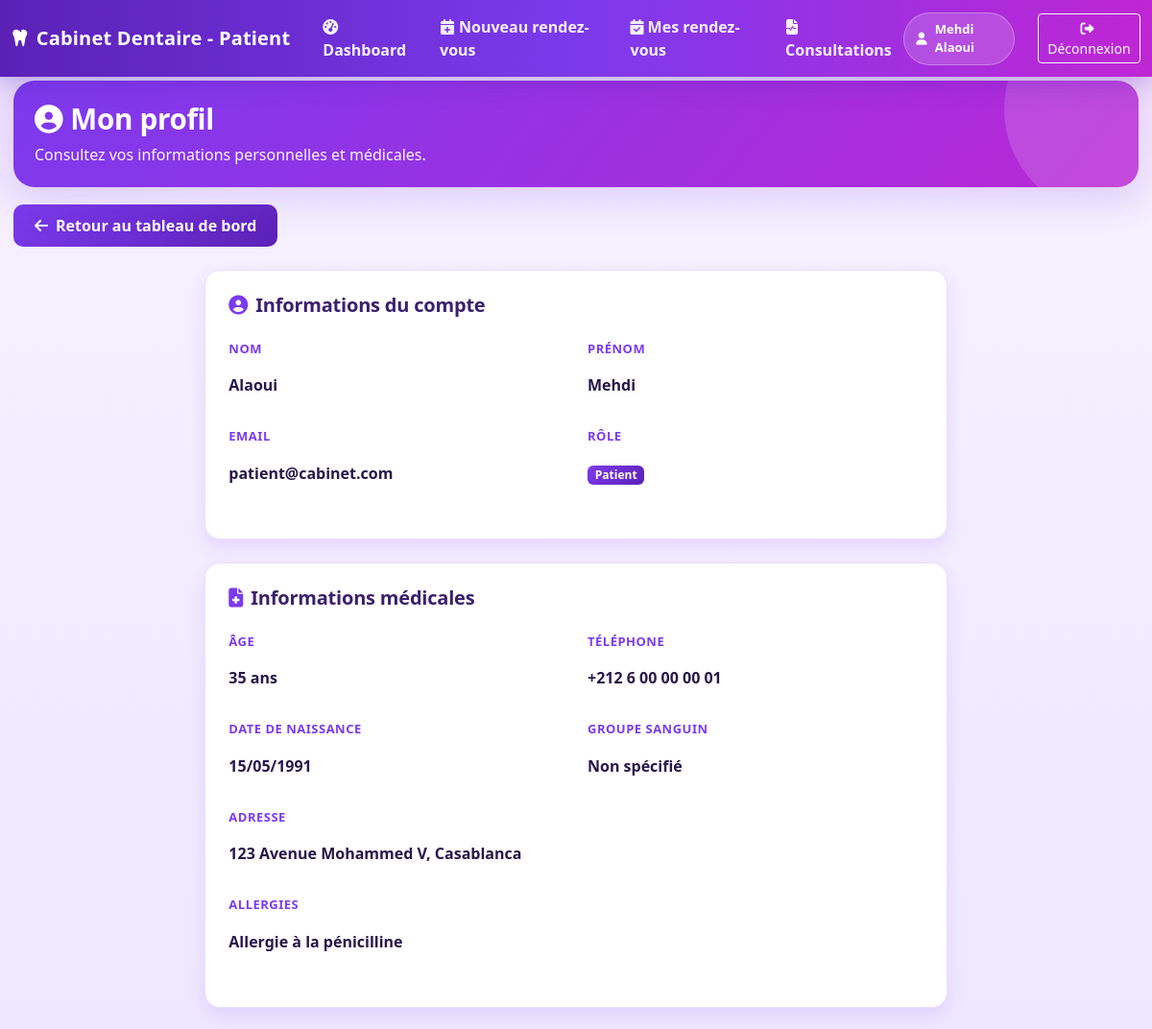
/public/index.php?route=/patient/profile (signed in), run on the app's committed database.
### tables this page shows
CREATE TABLE patients (
    id INT AUTO_INCREMENT PRIMARY KEY,
    user_id INT NOT NULL,
    age INT,
    telephone VARCHAR(20),
    adresse TEXT,
    date_naissance DATE,
    groupe_sanguin VARCHAR(5),
    allergies TEXT,
    observations TEXT,
    created_at TIMESTAMP DEFAULT CURRENT_TIMESTAMP,
    FOREIGN KEY (user_id) REFERENCES users(id) ON DELETE CASCADE,
    KEY idx_user_id (user_id)
);

CREATE TABLE users (
    id INT AUTO_INCREMENT PRIMARY KEY,
    nom VARCHAR(100) NOT NULL,
    prenom VARCHAR(100) NOT NULL,
    email VARCHAR(150) UNIQUE NOT NULL,
    password VARCHAR(255) NOT NULL,
    role ENUM('admin','dentiste','secretaire','patient') NOT NULL DEFAULT 'patient',
    created_at TIMESTAMP DEFAULT CURRENT_TIMESTAMP,
    KEY idx_email (email),
    KEY idx_role (role)
);

### app/core/controller.php (called while the page is built, shortened)
<?php
class Controller
{
    public function view($viewName, $data = [])
    {
        $viewPath = __DIR__ . '/../views/' . str_replace('.', '/', $viewName) . '.php';
        include $viewPath;
    }
}

### app/controllers/PatientController.php (called while the page is built, shortened)
<?php
class PatientController extends Controller
{
    public function profile()
    {
        $user = Auth::user();
        $patientModel = new Patient();
        $patient = $patientModel->findByUserId($user['id']);
        $this->view('patient.profil', [
            'user' => $user,
            'patient' => $patient
        ]);
    }
}

### app/core/Auth.php (called while the page is built, shortened)
<?php
class Auth
{
    public static function check()
    {
        return isset($_SESSION['user_id']);
    }
    public static function user()
    {
        if (self::check()) {
            return [
                'id' => $_SESSION['user_id'] ?? null,
                'nom' => $_SESSION['user_nom'] ?? '',
                'prenom' => $_SESSION['user_prenom'] ?? '',
                'email' => $_SESSION['user_email'] ?? '',
                'role' => $_SESSION['user_role'] ?? ''
            ];
        }
        return null;
    }
}

### app/core/Model.php (called while the page is built, shortened)
<?php
class Model
{
    public function __construct()
    {
        try {
            $db = new Database();
            $this->pdo = $db->getPdo();
        } catch (Exception $e) {
            $this->debug_messages[] = "✗ Erreur initialisation Model : " . $e->getMessage();
        }
    }
}

### app/core/Database.php (called while the page is built, shortened)
<?php
class Database
{
    private $host = DB_HOST;
    private $dbname = DB_NAME;
    private $username = DB_USER;
    private $password = DB_PASSWORD;
    private $charset = DB_CHARSET;
    private $port = DB_PORT;
    private $pdo = null;
    public $debug_messages = [];
    private function loadConfiguration()
    {
        $configFile = ROOT_PATH . '/config.php';
        $this->host = defined('DB_HOST') ? DB_HOST : $this->host;
        $this->dbname = defined('DB_NAME') ? DB_NAME : $this->dbname;
        $this->username = defined('DB_USER') ? DB_USER : $this->username;
        $this->password = defined('DB_PASSWORD') ? DB_PASSWORD : $this->password;
        $this->port = defined('DB_PORT') ? (int) DB_PORT : $this->port;
        $this->charset = defined('DB_CHARSET') ? DB_CHARSET : $this->charset;
    }
    public function connect()
    {
        try {
            $hostsToTry = [$this->host];
            foreach (array_unique($hostsToTry) as $host) {
                try {
                    $dsn = "mysql:host={$host};port={$this->port};dbname={$this->dbname};charset={$this->charset}";
                    $this->pdo = new PDO($dsn, $this->username, $this->password, [
                        PDO::ATTR_ERRMODE => PDO::ERRMODE_EXCEPTION,
                        PDO::ATTR_DEFAULT_FETCH_MODE => PDO::FETCH_ASSOC,
                        PDO::ATTR_EMULATE_PREPARES => false,
                    ]);
                    $message = "✓ Connexion PDO réussie (host: {$host}, port: {$this->port}, dbname: {$this->dbname})";
                    $this->debug_messages[] = $message;
                    return $this->pdo;
                } catch (PDOException $e) {
                    $lastException = $e;
                }
            }
            throw new PDOException("Connexion PDO impossible sans message d'erreur.");
        } catch (PDOException $e) {
            $message = "✗ ERREUR PDO : " . $e->getMessage();
            $this->debug_messages[] = $message;
            die($message);
        }
    }
    public function getPdo()
    {
        return $this->pdo;
    }
    public function getDebugMessages()
    {
        return $this->debug_messages;
    }
}

### app/models/Patient.php (called while the page is built, shortened)
<?php
class Patient extends Model
{
    public function findByUserId($user_id)
    {
        try {
            $query = "SELECT p.*, u.nom, u.prenom, u.email FROM patients p
                     JOIN users u ON p.user_id = u.id
                     WHERE p.user_id = :user_id LIMIT 1";
            $stmt = $this->pdo->prepare($query);
            $stmt->bindParam(':user_id', $user_id);
            $stmt->execute();
            return $stmt->fetch(PDO::FETCH_ASSOC) ?: false;
        } catch (PDOException $e) {
            return false;
        }
    }
}

### app/views/patient/profil.php (the view, shortened to what this page needs)
<!DOCTYPE html>
<html lang="fr">
<head>
    <link href="https://cdn.jsdelivr.net/npm/bootstrap@5.3.0/dist/css/bootstrap.min.css" rel="stylesheet">
    <link href="https://cdnjs.cloudflare.com/ajax/libs/font-awesome/6.4.0/css/all.min.css" rel="stylesheet">
    <link href="css/patient-theme.css" rel="stylesheet">
</head>
<body class="patient-body">
    <nav class="navbar navbar-expand-lg topbar fixed-top">
        <div class="container-fluid">
            <a class="navbar-brand" href="index.php?route=/patient/dashboard">
                <i class="fas fa-tooth me-2"></i>Cabinet Dentaire - Patient
            </a>
            <div class="collapse navbar-collapse" id="navbarNav">
                <ul class="navbar-nav me-auto">
                <li class="nav-item">
                        <a class="nav-link active" href="index.php?route=/patient/dashboard">
                            <i class="fas fa-tachometer-alt me-1"></i>Dashboard
                        </a>
                    </li>
                    <li class="nav-item">
                        <a class="nav-link" href="index.php?route=/patient/rendez-vous/create">
                            <i class="fas fa-calendar-plus me-1"></i>Nouveau rendez-vous
                        </a>
                    </li>
                    <li class="nav-item">
                        <a class="nav-link" href="index.php?route=/patient/rendez-vous">
                            <i class="fas fa-calendar-check me-1"></i>Mes rendez-vous
                        </a>
                    </li>
                    <li class="nav-item">
                        <a class="nav-link" href="index.php?route=/patient/consultations">
                            <i class="fas fa-file-medical-alt me-1"></i>Consultations
                        </a>
                    </li>
                </ul>
                <div class="d-flex align-items-center">
                    <div class="patient-pill">
                        <i class="fas fa-user"></i>
                        <?php echo htmlspecialchars(($user['prenom'] ?? '') . ' ' . ($user['nom'] ?? '')); ?>
                    </div>
                    <a href="index.php?route=/logout" class="btn btn-outline-light btn-sm ms-3">
                        <i class="fas fa-sign-out-alt me-1"></i>Déconnexion
                    </a>
                </div>
            </div>
        </div>
    </nav>
    <div class="dashboard">
        <section class="welcome-banner">
            <h1 class="welcome-title"><i class="fas fa-user-circle me-2"></i>Mon profil</h1>
            <p class="welcome-sub">Consultez vos informations personnelles et médicales.</p>
        </section>
        <a href="index.php?route=/patient/dashboard" class="btn btn-retour mb-4">
            <i class="fas fa-arrow-left me-2"></i>Retour au tableau de bord
        </a>
        <div class="row justify-content-center">
            <div class="col-lg-8">
                <div class="panel p-4 mb-4">
                    <h4 class="panel-title h5 mb-4"><i class="fas fa-user-circle me-2 text-primary"></i>Informations du compte</h4>
                    <div class="row">
                        <div class="col-md-6 mb-3">
                            <p class="info-label">Nom</p>
                            <p class="info-value"><?php echo htmlspecialchars($user['nom'] ?? ''); ?></p>
                        </div>
                        <div class="col-md-6 mb-3">
                            <p class="info-label">Prénom</p>
                            <p class="info-value"><?php echo htmlspecialchars($user['prenom'] ?? ''); ?></p>
                        </div>
                        <div class="col-md-6 mb-3">
                            <p class="info-label">Email</p>
                            <p class="info-value"><?php echo htmlspecialchars($user['email'] ?? ''); ?></p>
                        </div>
                        <div class="col-md-6 mb-3">
                            <p class="info-label">Rôle</p>
                            <p class="info-value"><span class="badge bg-primary">Patient</span></p>
                        </div>
                    </div>
                </div>
                <div class="panel p-4">
                    <h4 class="panel-title h5 mb-4"><i class="fas fa-file-medical me-2 text-primary"></i>Informations médicales</h4>
                    <div class="row">
                        <div class="col-md-6 mb-3">
                            <p class="info-label">Âge</p>
                            <p class="info-value"><?php echo htmlspecialchars($patient['age'] ?? 'Non spécifié'); ?> ans</p>
                        </div>
                        <div class="col-md-6 mb-3">
                            <p class="info-label">Téléphone</p>
                            <p class="info-value"><?php echo htmlspecialchars($patient['telephone'] ?? 'Non spécifié'); ?></p>
                        </div>
                        <div class="col-md-6 mb-3">
                            <p class="info-label">Date de naissance</p>
                            <p class="info-value"><?php echo !empty($patient['date_naissance']) ? date('d/m/Y', strtotime($patient['date_naissance'])) : 'Non spécifiée'; ?></p>
                        </div>
                        <div class="col-md-6 mb-3">
                            <p class="info-label">Groupe sanguin</p>
                            <p class="info-value"><?php echo htmlspecialchars($patient['groupe_sanguin'] ?? 'Non spécifié'); ?></p>
                        </div>
                        <div class="col-12 mb-3">
                            <p class="info-label">Adresse</p>
                            <p class="info-value"><?php echo htmlspecialchars($patient['adresse'] ?? 'Non spécifiée'); ?></p>
                        </div>
                        <div class="col-12 mb-3">
                            <p class="info-label">Allergies</p>
                            <p class="info-value"><?php echo htmlspecialchars($patient['allergies'] ?? 'Aucune'); ?></p>
                        </div>
                    </div>
                </div>
            </div>
        </div>
    </div>
</body>
</html>

### public/css/patient-theme.css (style rules this page uses)
:root { --bg: #f7f2ff; --surface: #ffffff; --surface-alt: #fbf8ff; --text: #28174a; --muted: #6f6290; --line: #e8ddff; --primary: #7c3aed; --primary-dark: #5b21b6; --pink: #c026d3; --warn: #d97706; --ok: #15803d; --shadow: 0 16px 36px rgba(124, 58, 237, 0.16); --shadow-sm: 0 8px 18px rgba(124, 58, 237, 0.12); --accent-gradient: linear-gradient(135deg, var(--primary), var(--pink)); }
body.patient-body { margin: 0; color: var(--text); font-family: "Segoe UI", system-ui, -apple-system, sans-serif; background: radial-gradient(1200px 500px at -10% -5%, rgba(124, 58, 237, 0.2), transparent 60%), radial-gradient(1000px 420px at 100% 0%, rgba(192, 38, 211, 0.14), transparent 55%), var(--bg); padding-top: 84px; }
html, body { min-height: 100%; }
body.patient-body { min-height: 100vh; background: radial-gradient(1200px 500px at -10% -5%, rgba(124, 58, 237, 0.2), transparent 60%), radial-gradient(1000px 420px at 100% 0%, rgba(192, 38, 211, 0.14), transparent 55%), linear-gradient(180deg, #f7f2ff 0%, #efe7ff 100%); background-attachment: fixed; background-repeat: no-repeat; background-size: cover; }
.topbar { background: linear-gradient(90deg, #5b21b6 0%, #7c3aed 50%, #c026d3 100%); box-shadow: 0 8px 24px rgba(91, 33, 182, 0.3); }
.topbar .navbar-brand { color: #fff !important; font-weight: 800; letter-spacing: 0.2px; }
.topbar .nav-link { color: rgba(255, 255, 255, 0.92) !important; font-weight: 600; border-radius: 10px; padding: 8px 12px !important; margin-left: 6px; }
.patient-pill { display: flex; align-items: center; gap: 8px; color: #fff; background: rgba(255, 255, 255, 0.16); border: 1px solid rgba(255, 255, 255, 0.28); border-radius: 999px; padding: 7px 12px; font-size: 13px; font-weight: 700; margin-right: 8px; }
.dashboard { max-width: 1280px; margin: 0 auto; padding: 0 14px 22px; }
.welcome-banner { background: linear-gradient(130deg, rgba(124, 58, 237, 0.95), rgba(192, 38, 211, 0.9)), #7c3aed; color: #fff; border-radius: 22px; padding: 22px; box-shadow: var(--shadow); position: relative; overflow: hidden; margin-bottom: 18px; }
.welcome-banner::after { content: ""; position: absolute; right: -80px; top: -80px; width: 220px; height: 220px; border-radius: 50%; background: rgba(255, 255, 255, 0.15); }
.welcome-title { margin: 0; font-size: clamp(1.3rem, 2.6vw, 1.85rem); font-weight: 900; letter-spacing: -0.3px; }
.welcome-sub { margin: 0.45rem 0 0; opacity: 0.94; max-width: 780px; }
.panel { background: var(--surface); border: 1px solid var(--line); border-radius: 16px; box-shadow: var(--shadow-sm); }
.panel-title { margin: 0; font-weight: 900; letter-spacing: -0.2px; color: #3b206d; }
.patient-body .text-primary { color: var(--primary) !important; }
.patient-body .btn-submit, .patient-body .btn-retour { background: linear-gradient(135deg, var(--primary), var(--primary-dark)); border: none; color: #fff; border-radius: 10px; padding: 10px 22px; font-weight: 700; }
.patient-body .info-label { color: var(--primary); font-weight: 700; font-size: 13px; text-transform: uppercase; letter-spacing: 0.5px; }
.patient-body .info-value { color: var(--text); font-size: 16px; font-weight: 600; }
.patient-body .badge.bg-primary { background: linear-gradient(135deg, var(--primary), var(--primary-dark)) !important; }

### data on the page
patients: user.nom "Mehdi Alaoui", user.nom "Alaoui", user.prenom "Mehdi", user.email "patient@cabinet.com", age "35", telephone "+212 6 00 00 00 01", date_naissance "15/05/1991", groupe_sanguin "Non spécifié", adresse "123 Avenue Mohammed V, Casablanca", allergies "Allergie à la pénicilline"
